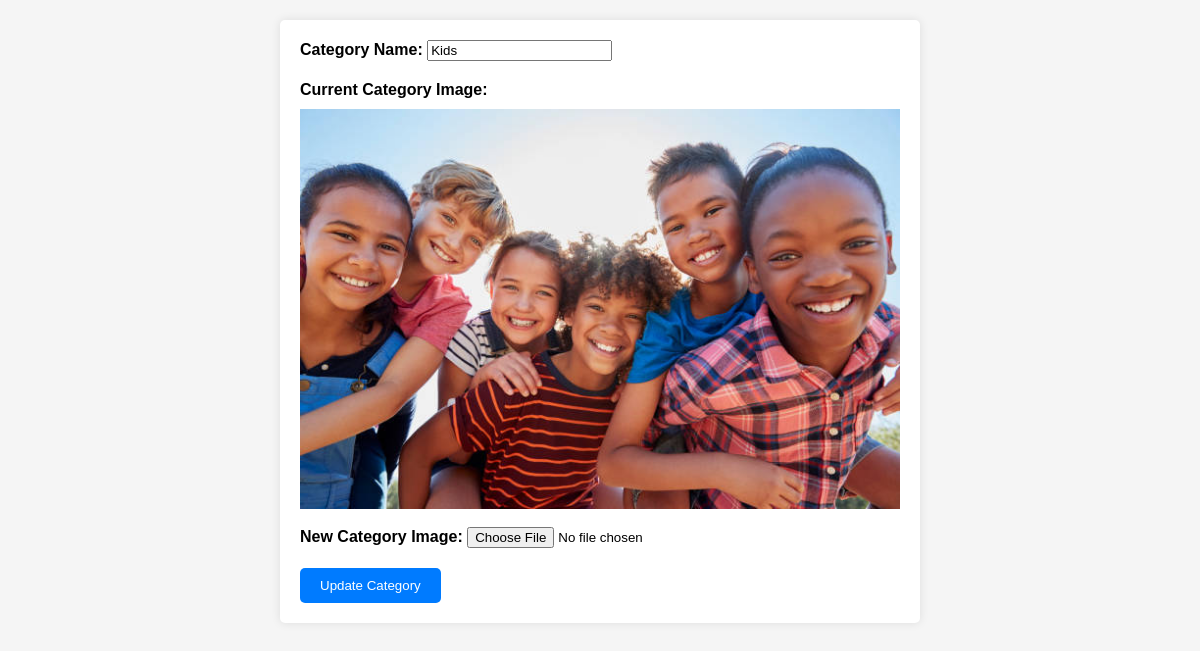
The page /edit_category.php?id=7 on the database its author committed.
### tables this page shows
CREATE TABLE `category` (
  `c_id` int(111) NOT NULL,
  `c_name` varchar(111) NOT NULL,
  `c_image` varchar(111) NOT NULL
);

### edit_category.php (the view, shortened to what this page needs)
<!DOCTYPE html>
<html lang="en">
<head>
</head>
<body>
    <div class="container">
        <?php
        include 'config.php';
        if (isset($_GET['id'])) {
            $category_id = $_GET['id'];
            $sql = "SELECT * FROM category WHERE c_id = $category_id";
            $result = mysqli_query($con, $sql);
            if (mysqli_num_rows($result) == 1) {
                $row = mysqli_fetch_assoc($result);
                $category_name = $row['c_name'];
                $category_image = $row['c_image'];
                $image_path = $category_image;
        ?>
                <form action="update_category.php" method="post" enctype="multipart/form-data">
                    <div class="form-group">
                        <label for="category_name">Category Name:</label>
                        <input type="text" class="form-control" id="category_name" name="category_name" value="<?php echo $category_name; ?>">
                    </div>
                    <div class="form-group">
                        <label for="category_image">Current Category Image:</label><br>
                        <img src="<?php echo $image_path; ?>" alt="Category Image">
                        <br>
                        <label for="new_category_image">New Category Image:</label>
                        <input type="file" class="form-control" id="new_category_image" name="new_category_image">
                    </div>
                    <button type="submit" class="btn btn-primary">Update Category</button>
                </form>
        <?php
            } else {
                echo "Category not found.";
            }
        } else {
            echo "Category ID not provided.";
        }
        ?>
    </div>
</body>
</html>

### edit_category.php (style rules this page uses)
body { font-family: Arial, sans-serif; background-color: #f5f5f5; margin: 0; padding: 20px; }
.container { max-width: 600px; margin: 0 auto; background-color: #fff; padding: 20px; border-radius: 5px; box-shadow: 0 0 10px rgba(0, 0, 0, 0.1); }
.form-group { margin-bottom: 20px; }
label { font-weight: bold; }
img { margin-top: 10px; display: block; max-width: 100%; }
.btn-primary { background-color: #007bff; color: #fff; border: none; padding: 10px 20px; border-radius: 5px; cursor: pointer; }

### rows shown on the page
category: category_name "Kids", c_image (picture)
